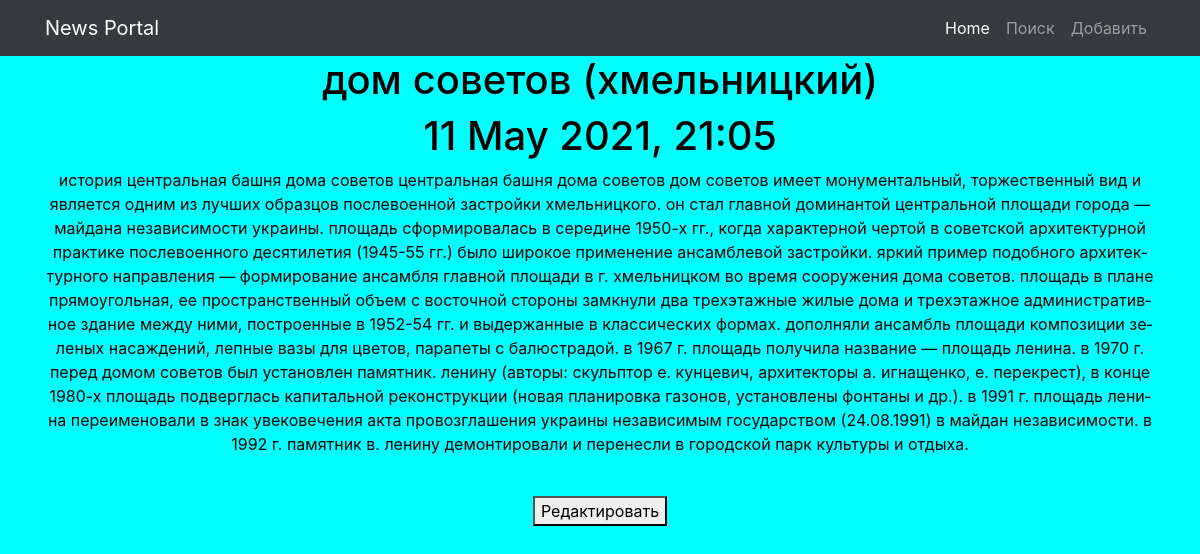
The app's page /news/35 with its own data.
### news/models.py (models this page shows, shortened)
class Post(models.Model):
    postAuthor = models.ForeignKey(Author, on_delete=models.CASCADE)
    postNews = 'PN'
    postArticle = 'PA'
    POSITIONS = [
        (postArticle, 'Статья'),
        (postNews, 'Новость'),
    ]
    position = models.CharField('Тип', max_length=2, choices=POSITIONS, default=postArticle)
    dateCreation = models.DateTimeField('Поиск по дате в формате "год-месяц-день"', auto_now_add=True)
    postCategory = models.ManyToManyField(Category, through='PostCategory')
    preview_name = models.CharField('Заголовок', max_length=128)
    text = models.TextField('Поле для текста')
    rating = models.SmallIntegerField('Рейтинг', default=0)

### news/views.py (the view)
# urls.py: path('<int:pk>', NewsDetailView.as_view(), name='news_detail'),
class NewsDetailView(DetailView):
    template_name = 'news_detail.html'
    queryset = Post.objects.all()
    context_object_name = 'new'

### news/templatetags/custom_filters.py (called while the page is built)
@register.filter(name='censor')
def censor(value):
    x = value.lower()
    if ' ' in x:
        a = list(x.split(' '))
        for i in a:
            if i in bad_words:
                y = a.index(i)
                a.remove(i)
                a.insert(y, '@!%&!2')
                value = (" ".join(a))
                return value
    if x in bad_words:
        x = '@!%&!'
        return x
    else:
        return x

### templates/news_detail.html (shortened to what this page needs)
{% extends 'default.html' %}
{% load custom_filters %}
{% block content %}
<div>
    <h1>{{ new.preview_name|censor }}</h1>
    <h1>{{ new.dateCreation|date:'d M Y, H:m'  }}</h1>
    <p>{{ new.text|censor }}</p>
</div>
<br>
<div>
    <a href="{% url 'news_update' new.id %}"> <button>Редактировать</button> </a>
</div>
{% endblock content %}

### templates/default.html (style rules this page uses)
body { background: aqua; color: black; }

### records on screen
Post: preview_name|censor "дом советов (хмельницкий)", dateCreation "11 May 2021, 21:05", text|censor "история центральная башня дома советов центральная башня дома советов дом со­ве­тов имеет мо­ну­мен­таль­ный, тор­же­ствен­ный вид и яв­ля­ет­ся одним из луч­ших об­раз­цов по­сле­во­ен­ной за­строй­ки хмель­ниц­ко­го. он стал глав­ной до­ми­нан­той цен­траль­ной пло­ща­ди го­ро­да — май­да­на неза­ви­си­мо­сти укра­и­ны. пло­щадь сфор­ми­ро­ва­лась в се­ре­дине 1950-х гг., когда ха­рак­тер­ной чер­той в со­вет­ской ар­хи­тек­тур­ной прак­ти­ке по­сле­во­ен­но­го де­ся­ти­ле­тия (1945-55 гг.) было ши­ро­кое при­ме­не­ние ан­сам­бле­вой за­строй­ки. яркий при­мер по­доб­но­го ар­хи­тек­тур­но­го на­прав­ле­ния — фор­ми­ро­ва­ние ан­сам­бля глав­ной пло­ща­ди в г. хмель­ниц­ком во время…"
